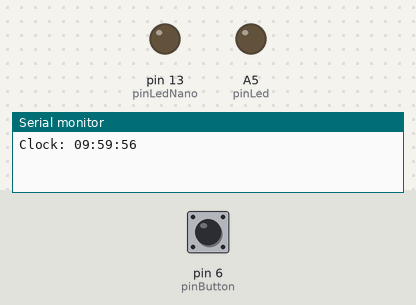
This sketch was run on a simulated Arduino Nano, built with avr-gcc and run on an emulated ATmega328P. Parts: output pins drawn as LEDs (lit = HIGH), the last lines printed to the serial monitor. Dashed ring = blinking. The inputs (shaded band) are chosen by the test bench; at power-on: pin 6 (pinButton) HIGH.

Above: at 1.2 s.
1.3 s: pin 6 (pinButton) pulled LOW for 0.15 s
At 2.3 s:
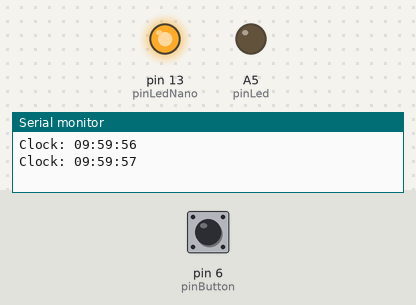
4.4 s: pin 6 (pinButton) pulled LOW for 1 s
At 5.05 s:
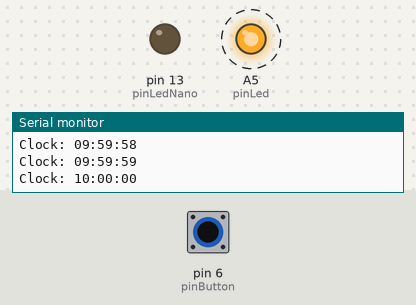
7.4 s: pin 6 (pinButton) pulled LOW for 0.15 s
At 7.65 s:
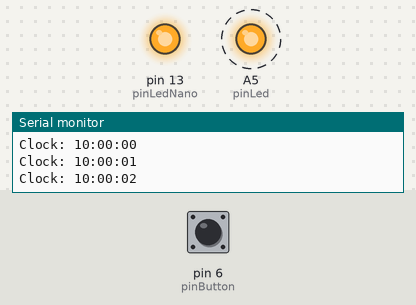
10.4 s: pin 6 (pinButton) pulled LOW for 3.2 s
At 16.0 s:
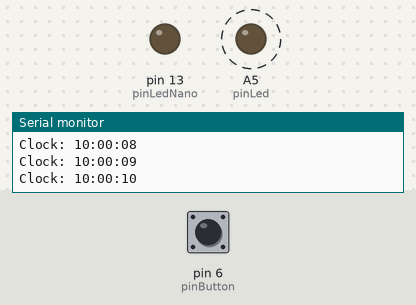
Timing chart, 0 to 16.1 s (numbered marks = the images above; inputs shaded):
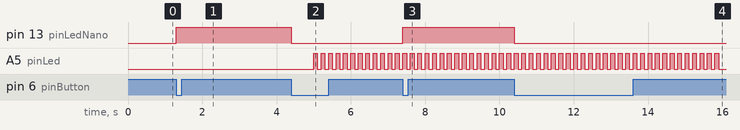

Measured:
- after the input at 1.3 s, pin 13 (pinLedNano): LOW → HIGH at once
- after the input at 4.4 s, pin 13 (pinLedNano): HIGH → LOW at once
- after the input at 7.4 s, pin 13 (pinLedNano): LOW → HIGH at once
- after the input at 10.4 s, pin 13 (pinLedNano): HIGH → LOW at once
- by itself, A5 (pinLed): alternates HIGH for 0.10 s and LOW for 0.10 s

The sketch:

36-e1-multitarea-millis-nano.ino
```cpp
// (licence header left out)
const uint8_t pinLed = A5;        // declare pin A5 for led
const uint8_t pinLedNano = 13;    // declare pin 13 for internal led
const uint8_t pinButton = 6;      // declare pin 6 for button

unsigned long currentTimeA = 0;   // variable for current time A
unsigned long currentTimeB = 0;   // variable for current time B
long begin, end, timeNow;         // variable for the start and end time of the alarm, in addition to the current time
uint8_t buttonOldReading = 1;     // variable for button old reading

uint8_t hour = 9;                   // clock in hours
uint8_t minute = 59;                // clock in minutes
uint8_t second = 55;                // clock in seconds
uint8_t alarmOn[] = {10, 00, 00};   // clock for alarm on
uint8_t alarmOff[] = {10, 00, 10};  // clock for alarm off

void setup()
{
  Serial.begin(9600);           // define serial port 9600
  pinMode(pinLed, OUTPUT);      // define pinLed as output
  pinMode(pinLedNano, OUTPUT);  // define pinLedNano as output
  pinMode(pinButton, INPUT);    // define pinButton as input
  begin = alarmOn[0] * 100000 + alarmOn[1] * 1000 + alarmOn[2] * 100;   // prepare alarm variable on
  end = alarmOff[0] * 100000 + alarmOff[1] * 1000 + alarmOff[2] * 100;  // prepare alarm variable off
}

void loop()
{
  uint8_t buttonReading = digitalRead(pinButton); // read button state

  // detected in state button on actived
  if (buttonReading != buttonOldReading) {
    if (buttonReading == 0) {
      blink13(); // call to the blink13() function
    }
  }

  buttonOldReading = buttonReading;

  // check if a second has passed
  if (millis() - currentTimeA >= 1000) {
    currentTimeA = millis();
    time(); // call to the time() function
  }

  // prepare time variable now
  timeNow = hour * 100000 + minute * 1000 + second * 100;

  bool minimum = timeNow >= begin;  // time now is greater than or equal to start
  bool maximum = timeNow <= end;    // time now is less than or equal to end

  // check if the two variable meet true
  if ( minimum && maximum ) {
    if (millis() - currentTimeB >= 100) {
      currentTimeB = millis();
      blink(); // call to the blink() function
    }
  } else {
    digitalWrite(pinLed, 0);
  }
}

/*!
  @brief   Reading the state of the 'pinLed' led and returns the status as high/low
  @return  Returns the status of the led
*/
void blink()
{
  uint8_t ledReading = digitalRead(pinLed);
  digitalWrite(pinLed, !ledReading);
}

/*!
  @brief   Reading the state of the 'pinLedNano' led and returns the status as high/low
  @return  Returns the status of the led
*/
void blink13()
{
  uint8_t ledNanoReading = digitalRead(pinLedNano);
  digitalWrite(pinLedNano, !ledNanoReading);
}

/*!
  @brief   Prepare the time and data string to print on the Serial
  @return  Returns the time in the Serial
*/
void time()
{
  second++;

  if (second == 60) {
    second = 0;
    minute++;
  }

  if (minute == 60) {
    minute = 0;
    hour++;
  }

  if (hour == 24) {
    hour == 0;
  }

  Serial.print("Clock: ");
  if (hour < 10) Serial.print("0");
  Serial.print(hour);
  Serial.print(":");
  if (minute < 10) Serial.print("0");
  Serial.print(minute);
  Serial.print(":");
  if (second < 10) Serial.print("0");
  Serial.print(second);
  Serial.print("\n");
}
```
